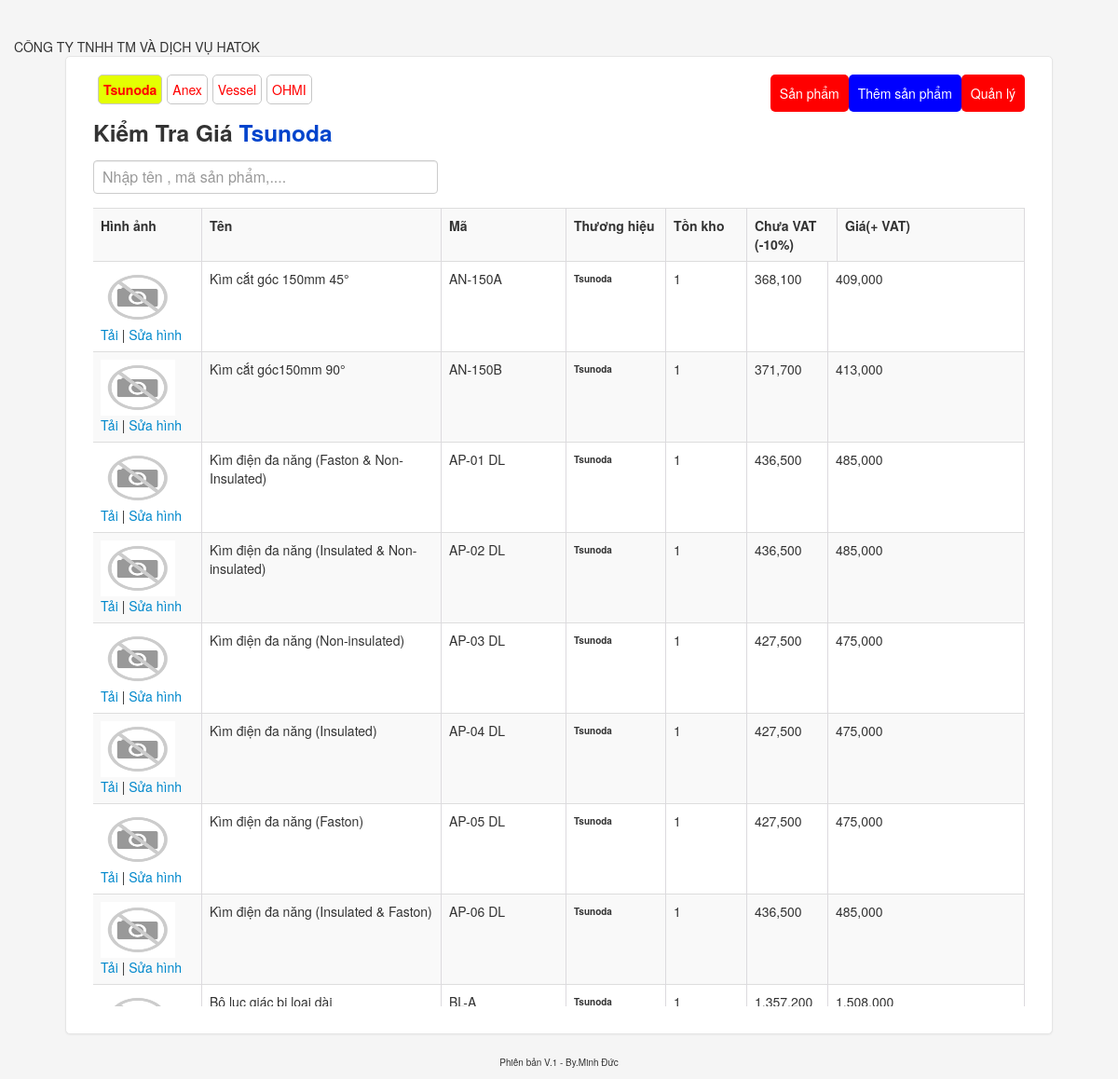
/2, run on the app's committed database.
### sanpham/models.py (models this page shows, shortened)
class thuonghieu(models.Model):
    ten = models.CharField(max_length=100,default='HATOK',verbose_name='Thương hiệu')
    def __str__(self):
        return self.ten
    class Meta:
        verbose_name_plural = 'Thương hiệu'

class sanpham(models.Model):
    ten = models.CharField(max_length=200,verbose_name='Tên sản phẩm')
    masp = models.CharField(max_length=100,verbose_name='Mã sản phẩm')
    thuonghieusp = models.ForeignKey(thuonghieu,on_delete=models.CASCADE,verbose_name='Thương hiệu')
    choices = [('cai', 'Cái'), ('hop', 'Hộp'), ('bo', 'Bộ'),('sanpham', 'Sản phẩm')]
    donvi = models.CharField(max_length=25,choices=choices, default='sanpham',verbose_name='Đơn vị')
    giabanle = models.IntegerField(verbose_name='Giá (đã bao gồm VAT)',null=False)
    soluong = models.IntegerField(verbose_name='Tồn kho',default='1')
    hinh = models.ImageField(verbose_name='Hình ảnh',null=False, upload_to='sanpham/',default='media/sanpham/none-img.png')
    def kovat(self):
        return self.giabanle * 0.9
    class Meta:
        verbose_name_plural = 'Sản phẩm'

### sanpham/views.py (the view)
# urls.py: path("<int:id>", index_th, name = 'index_th' ),
def index_th(request,id):
    sp = sanpham.objects.all()
    thuonghieus = thuonghieu.objects.all()
    try:
        th = thuonghieu.objects.get(id=id)
    except thuonghieu.DoesNotExist:
        messages.add_message(request, messages.INFO, 'Có cái gì đó sai sai !')
        return redirect('sanpham:index')
    data={'sp':sp,
          'th':th,
          'thuonghieus':thuonghieus,
    }
    return render(request,'quanlysanpham/index_th.html',data)

### templates/quanlysanpham/index_th.html (shortened to what this page needs)
{% extends "quanlysanpham/base.html" %}
{% load humanize %}
{% block content %}
<blink>
   <marquee>
      CÔNG TY TNHH TM VÀ DỊCH VỤ HATOK
   </marquee>
</blink>
<div class="form-signin">
    {% include 'quanlysanpham/danhsach-thuonghieu.html' %}
    <div class="thuonghieusp" style="display: flex;">
        {% for d in thuonghieus %}
            <a href="{% url 'sanpham:index_th' d.id %}" id="thuong-hieu-{{ d.id }}" style="margin-left: 5px;color: red;padding: 5px;border: 1px solid #c7c7c7;border-radius: 5px;">{{ d.ten }}</a>
        {% endfor %}
</div>
    <h3 class="form-signin-heading">Kiểm Tra Giá<b style="color: #0044cc;"> {{ th.ten }}</b></h3>
	<input id="q" type="text" placeholder="Nhập tên , mã sản phẩm,...." />
    <br/>
    <table class="table table-striped dis-s">
       <tr id="sticks">
           <td id="hinh"><strong>Hình ảnh</strong></td>
            <td id="ten"><strong>Tên</strong></td>
            <td id="ma"><strong>Mã </strong></td>
            <td id="th"><strong>Thương hiệu</strong></td>
            <td id="tonkho"><strong>Tồn kho</strong></td>
            <td id="gia"><strong>Chưa VAT (-10%)</strong></td>
            <td id="gias"><strong>Giá(+ VAT)</strong></td>
        </tr>
    </table>
<div class="tab id">
    <table class="table table-striped dis">
        {% for r in th.sanpham_set.all %}
        <tr>
            <td id="hinh"><img src="{{ r.hinh.url }}" style="width: 80px;height: 60px">
                <br>
                <a href="{{ r.hinh.url }}" download="{{ r.ten }}">Tải </a> | <a href="/admin/sanpham/sanpham/{{ r.id }}/change/">Sửa hình </a>
            </td>
            <td id="ten" style="display: table-cell;width:240px;height: 80px;">{{ r.ten }}</td>
            <td id="ma">{{ r.masp }}</td>
            <td id="th"><p>{{ r.thuonghieusp }}</p></td>
            <td id="tonkho">{{ r.soluong }}</td>
            <td id="tonkho">{{ r.kovat|floatformat:"0"|intcomma }}</td>
            <td id="gias">{{ r.giabanle|intcomma }}</td>
        </tr>
        {% endfor %}
	</table>
</div>
</div>
    </div>
{% endblock %}

### templates/quanlysanpham/base.html (shortened to what this page needs)
{% load static %}
<!DOCTYPE html>
<html lang="en">
  <head>
    <link href="{% static 'css/bootstrap.css' %}" rel="stylesheet">
    <link href="/static/css/style.css" rel="stylesheet">
    <link href="/static/css/bootstrap-responsive.css" rel="stylesheet">
  </head>
  <body>
    <div class="container">
{% block content %}
{% endblock %}
<footer>
    <span>Phiên bản V.1 -  By.Minh Đức</span>
</footer>
  </body>
</html>

### templates/quanlysanpham/danhsach-thuonghieu.html
<div class="dangnhap">
        <a href="/admin">Quản lý</a>
</div>
<div class="dangnhap" style="background: blue">
        <a href="/admin/sanpham/sanpham/add/">Thêm sản phẩm </a>
</div>
<div class="dangnhap" style="background: red">
        <a href="/">Sản phẩm</a>
</div>

### static/css/style.css (style rules this page uses)
body { padding-top: 40px; padding-bottom: 40px; background-color: #f5f5f5; }
.form-signin { max-width: 1000px; padding: 19px 29px 29px; margin: 0 auto 20px; background-color: #fff; border: 1px solid #e5e5e5; -webkit-border-radius: 5px; -moz-border-radius: 5px; border-radius: 5px; -webkit-box-shadow: 0 1px 2px rgba(0,0,0,.05); -moz-box-shadow: 0 1px 2px rgba(0,0,0,.05); box-shadow: 0 1px 2px rgba(0,0,0,.05); }
.form-signin .form-signin-heading, .form-signin .checkbox { margin-bottom: 10px; }
.form-signin input[type="text"], .form-signin input[type="password"] { font-size: 16px; height: auto; margin-bottom: 15px; padding: 7px 9px; }
.table-striped tbody > tr:nth-child(odd) > td, .table-striped tbody > tr:nth-child(odd) > th, .table th, .table td { border-right: 1px solid #dcdade; }
td#hinh { width: 100px; }
td#ma { width: 117px; }
td#th { width: 90px; }
td#ten { width: 240px; }
td#tonkho { width: 70px; }
td#gia { width: 80px; }
td#th p { display: block; font-size: 10px; font-weight: 600; }
.dangnhap { float: right; background: red; padding: 10px; border-radius: 5px; }
.dangnhap a { color: white; }
.tab { overflow-y: scroll; height: 800px; }
.table { margin-bottom: 0px; }
input, textarea, .uneditable-input { width: 350px; }

### templates/quanlysanpham/base.html (style rules this page uses)
footer { text-align: center; font-size: x-small; }

### data on the page
thuonghieu: ten "Tsunoda"
thuonghieu: ten "Anex"
thuonghieu: ten "Vessel"
thuonghieu: ten "OHMI"
sanpham: hinh (picture), ten "Kìm cắt góc 150mm 45°", masp "AN-150A", thuonghieusp "Tsunoda", soluong "1", kovat "368,100", giabanle "409,000"
sanpham: hinh (picture), ten "Kìm cắt góc150mm 90°", masp "AN-150B", thuonghieusp "Tsunoda", soluong "1", kovat "371,700", giabanle "413,000"
sanpham: hinh (picture), ten "Kìm điện đa năng (Faston & Non-Insulated)", masp "AP-01 DL", thuonghieusp "Tsunoda", soluong "1", kovat "436,500", giabanle "485,000"
sanpham: hinh (picture), ten "Kìm điện đa năng (Insulated & Non-insulated)", masp "AP-02 DL", thuonghieusp "Tsunoda", soluong "1", kovat "436,500", giabanle "485,000"
sanpham: hinh (picture), ten "Kìm điện đa năng (Non-insulated)", masp "AP-03 DL", thuonghieusp "Tsunoda", soluong "1", kovat "427,500", giabanle "475,000"
sanpham: hinh (picture), ten "Kìm điện đa năng (Insulated)", masp "AP-04 DL", thuonghieusp "Tsunoda", soluong "1", kovat "427,500", giabanle "475,000"
sanpham: hinh (picture), ten "Kìm điện đa năng (Faston)", masp "AP-05 DL", thuonghieusp "Tsunoda", soluong "1", kovat "427,500", giabanle "475,000"
sanpham: hinh (picture), ten "Kìm điện đa năng (Insulated & Faston)", masp "AP-06 DL", thuonghieusp "Tsunoda", soluong "1", kovat "436,500", giabanle "485,000"
sanpham: hinh (picture), ten "Bộ lục giác bi lọai dài", masp "BL-A", thuonghieusp "Tsunoda", soluong "1", kovat "1,357,200", giabanle "1,508,000"
